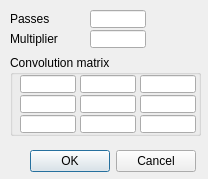
<?xml version="1.0" encoding="UTF-8"?>
<ui version="4.0">
 <class>CQDlgSimpleFilter_3x3</class>
 <widget class="QDialog" name="CQDlgSimpleFilter_3x3">
  <property name="geometry">
   <rect>
    <x>0</x>
    <y>0</y>
    <width>208</width>
    <height>179</height>
   </rect>
  </property>
  <property name="windowTitle">
   <string>3X3 Filter</string>
  </property>
  <property name="locale">
   <locale language="English" country="UnitedStates"/>
  </property>
  <widget class="QDialogButtonBox" name="qqOkCancel">
   <property name="geometry">
    <rect>
     <x>15</x>
     <y>145</y>
     <width>181</width>
     <height>32</height>
    </rect>
   </property>
   <property name="standardButtons">
    <set>QDialogButtonBox::Cancel|QDialogButtonBox::Ok</set>
   </property>
  </widget>
  <widget class="QLabel" name="label">
   <property name="geometry">
    <rect>
     <x>10</x>
     <y>10</y>
     <width>81</width>
     <height>18</height>
    </rect>
   </property>
   <property name="text">
    <string>Passes</string>
   </property>
  </widget>
  <widget class="QLineEdit" name="qqPasses">
   <property name="geometry">
    <rect>
     <x>90</x>
     <y>10</y>
     <width>56</width>
     <height>18</height>
    </rect>
   </property>
  </widget>
  <widget class="QLineEdit" name="qqMultiplier">
   <property name="geometry">
    <rect>
     <x>90</x>
     <y>30</y>
     <width>56</width>
     <height>18</height>
    </rect>
   </property>
  </widget>
  <widget class="QLabel" name="label_2">
   <property name="geometry">
    <rect>
     <x>10</x>
     <y>30</y>
     <width>81</width>
     <height>18</height>
    </rect>
   </property>
   <property name="text">
    <string>Multiplier</string>
   </property>
  </widget>
  <widget class="QGroupBox" name="groupBox">
   <property name="geometry">
    <rect>
     <x>10</x>
     <y>55</y>
     <width>191</width>
     <height>81</height>
    </rect>
   </property>
   <property name="title">
    <string>Convolution matrix</string>
   </property>
   <property name="flat">
    <bool>true</bool>
   </property>
   <widget class="QLineEdit" name="qq0">
    <property name="geometry">
     <rect>
      <x>10</x>
      <y>20</y>
      <width>56</width>
      <height>18</height>
     </rect>
    </property>
   </widget>
   <widget class="QLineEdit" name="qq1">
    <property name="geometry">
     <rect>
      <x>70</x>
      <y>20</y>
      <width>56</width>
      <height>18</height>
     </rect>
    </property>
   </widget>
   <widget class="QLineEdit" name="qq2">
    <property name="geometry">
     <rect>
      <x>130</x>
      <y>20</y>
      <width>56</width>
      <height>18</height>
     </rect>
    </property>
   </widget>
   <widget class="QLineEdit" name="qq4">
    <property name="geometry">
     <rect>
      <x>70</x>
      <y>40</y>
      <width>56</width>
      <height>18</height>
     </rect>
    </property>
   </widget>
   <widget class="QLineEdit" name="qq3">
    <property name="geometry">
     <rect>
      <x>10</x>
      <y>40</y>
      <width>56</width>
      <height>18</height>
     </rect>
    </property>
   </widget>
   <widget class="QLineEdit" name="qq5">
    <property name="geometry">
     <rect>
      <x>130</x>
      <y>40</y>
      <width>56</width>
      <height>18</height>
     </rect>
    </property>
   </widget>
   <widget class="QLineEdit" name="qq6">
    <property name="geometry">
     <rect>
      <x>10</x>
      <y>60</y>
      <width>56</width>
      <height>18</height>
     </rect>
    </property>
   </widget>
   <widget class="QLineEdit" name="qq7">
    <property name="geometry">
     <rect>
      <x>70</x>
      <y>60</y>
      <width>56</width>
      <height>18</height>
     </rect>
    </property>
   </widget>
   <widget class="QLineEdit" name="qq8">
    <property name="geometry">
     <rect>
      <x>130</x>
      <y>60</y>
      <width>56</width>
      <height>18</height>
     </rect>
    </property>
   </widget>
  </widget>
 </widget>
 <tabstops>
  <tabstop>qqPasses</tabstop>
  <tabstop>qqMultiplier</tabstop>
  <tabstop>qq0</tabstop>
  <tabstop>qq1</tabstop>
  <tabstop>qq2</tabstop>
  <tabstop>qq3</tabstop>
  <tabstop>qq4</tabstop>
  <tabstop>qq5</tabstop>
  <tabstop>qq6</tabstop>
  <tabstop>qq7</tabstop>
  <tabstop>qq8</tabstop>
  <tabstop>qqOkCancel</tabstop>
 </tabstops>
 <resources/>
 <connections/>
</ui>
